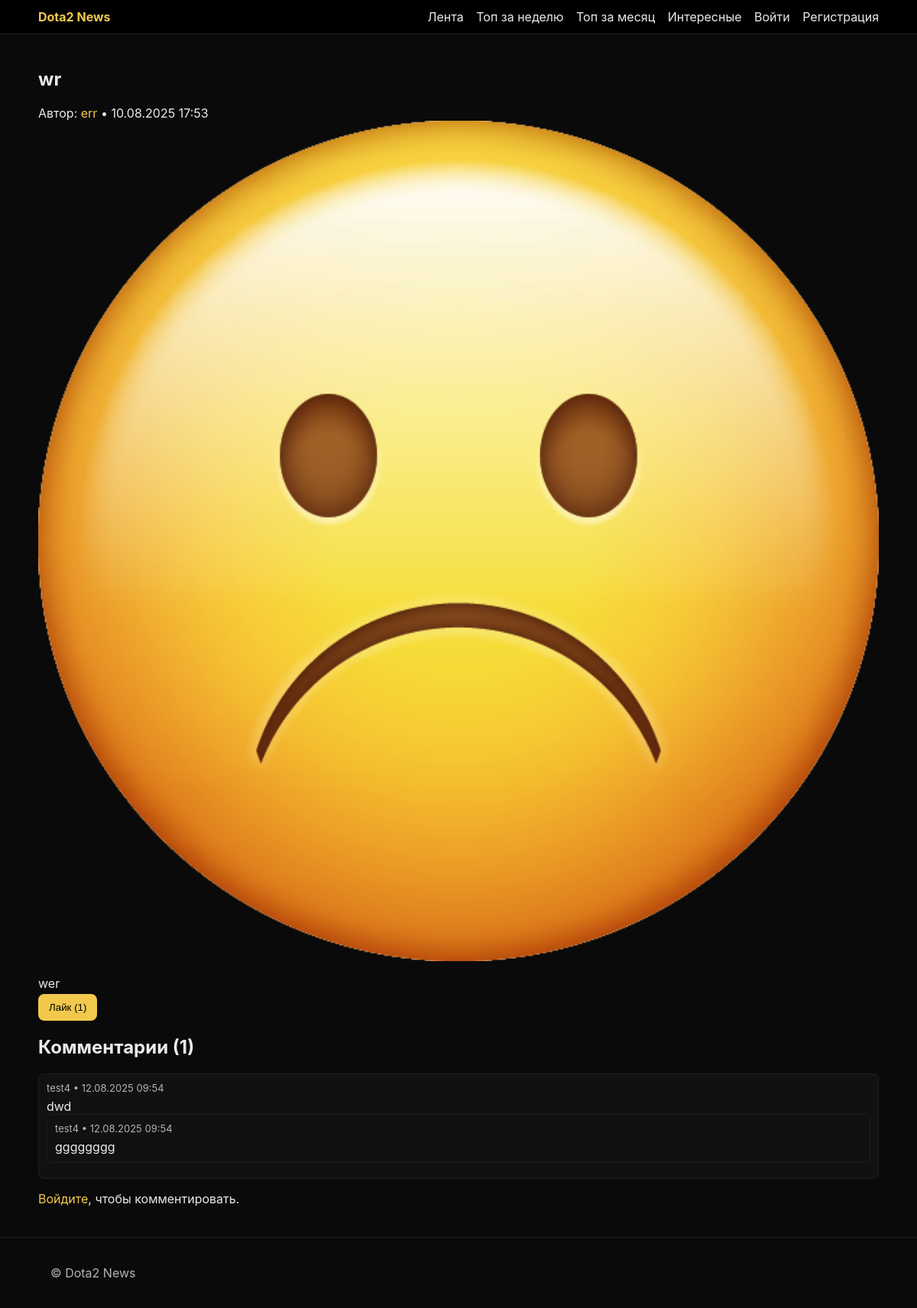
/2025/8/wr-2/, run on the app's committed database.
### news/models.py (models this page shows, shortened)
class Post(models.Model):
    class Status(models.TextChoices):
        DRAFT = 'draft', 'Draft'
        PUBLISHED = 'published', 'Published'
    title = models.CharField(max_length=200)
    slug = models.SlugField()
    summary = models.TextField(blank=True)
    body = models.TextField()
    cover = models.ImageField(upload_to='news/covers/%Y/%m/', blank=True, null=True)
    author = models.ForeignKey(settings.AUTH_USER_MODEL, on_delete=models.CASCADE, related_name='posts')
    status = models.CharField(max_length=10, choices=Status.choices, default=Status.DRAFT, db_index=True)
    published_at = models.DateTimeField(blank=True, null=True, db_index=True)
    created_at = models.DateTimeField(auto_now_add=True)
    updated_at = models.DateTimeField(auto_now=True)
    class Meta:
        indexes = [
            models.Index(fields=['status']),
            models.Index(fields=['published_at']),
            models.Index(fields=['author']),
        ]
        ordering = ['-published_at', '-created_at']

class Comment(models.Model):
    class Status(models.TextChoices):
        VISIBLE = 'visible', 'Visible'
        HIDDEN = 'hidden', 'Hidden'
    post = models.ForeignKey(Post, on_delete=models.CASCADE, related_name='comments', db_index=True)
    parent = models.ForeignKey(
        'self',
        on_delete=models.CASCADE,
        related_name='replies',
        null=True,
        blank=True,
        db_index=True,
    )
    author = models.ForeignKey(settings.AUTH_USER_MODEL, on_delete=models.CASCADE, related_name='comments', db_index=True)
    body = models.TextField()
    status = models.CharField(max_length=10, choices=Status.choices, default=Status.VISIBLE)
    created_at = models.DateTimeField(auto_now_add=True)
    updated_at = models.DateTimeField(auto_now=True)
    class Meta:
        indexes = [
            models.Index(fields=['post', 'created_at']),
            models.Index(fields=['parent', 'created_at']),
        ]
        ordering = ['created_at']

### news/views.py (the view)
# urls.py: path('<int:year>/<int:month>/<slug:slug>/', PostDetailView.as_view(), name='post_detail'),
class PostDetailView(DetailView):
    model = Post
    template_name = 'news/post_detail.html'
    context_object_name = 'post'
    def get_object(self, queryset=None):
        year = self.kwargs['year']
        month = self.kwargs['month']
        slug = self.kwargs['slug']
        post = get_object_or_404(
            Post,
            Q(published_at__year=year, published_at__month=month) | Q(created_at__year=year, created_at__month=month),
            slug=slug,
        )
        if post.status != Post.Status.PUBLISHED and self.request.user != post.author:
            raise Http404
        return post
    def get_context_data(self, **kwargs):
        context = super().get_context_data(**kwargs)
        post = context['post']
        comments = (
            post.comments.filter(status=Comment.Status.VISIBLE, parent__isnull=True)
            .select_related('author')
            .prefetch_related(
                Prefetch(
                    'replies',
                    queryset=Comment.objects.filter(status=Comment.Status.VISIBLE)
                    .select_related('author')
                    .order_by('created_at'),
                )
            )
        )
        context['comments'] = comments
        context['comment_form'] = CommentForm()
        context['likes_count'] = post.likes.count()
        context['user_liked'] = self.request.user.is_authenticated and Like.objects.filter(post=post, user=self.request.user).exists()
        return context

### templates/news/post_detail.html (shortened to what this page needs)
{% extends 'base.html' %}
{% block content %}
<article class="post">
  <h1>{{ post.title }}</h1>
  <div class="meta">Автор: <a href="{% url 'profile_public' post.author.username %}">{{ post.author.username }}</a> • {{ post.published_at|date:'d.m.Y H:i' }}</div>
  {% if post.cover %}
    <div class="cover"><img src="{{ post.cover.url }}" alt="{{ post.title }}"></div>
  {% endif %}
  <div class="body">{{ post.body|safe }}</div>
  <form method="post" action="{% url 'post_like_toggle' post.published_at.year post.published_at.month post.slug %}">
    <button class="btn" type="submit">{% if user_liked %}Убрать лайк{% else %}Лайк{% endif %} ({{ likes_count }})</button>
  </form>
</article>
<section class="comments">
  <h2>Комментарии ({{ comments|length }})</h2>
  {% for c in comments %}
    <div class="comment">
      <div class="comment-meta">{{ c.author.username }} • {{ c.created_at|date:'d.m.Y H:i' }}</div>
      <div class="comment-body">{{ c.body|safe }}</div>
      {% if c.replies.all %}
        <div class="replies">
          {% for r in c.replies.all %}
            <div class="comment reply">
              <div class="comment-meta">{{ r.author.username }} • {{ r.created_at|date:'d.m.Y H:i' }}</div>
              <div class="comment-body">{{ r.body|safe }}</div>
            </div>
          {% endfor %}
        </div>
      {% endif %}
    </div>
  {% empty %}
    <p>Комментариев пока нет.</p>
  {% endfor %}
  {% if user.is_authenticated %}
  <form method="post" action="{% url 'comment_create' post.published_at.year post.published_at.month post.slug %}">
    {% csrf_token %}
    <label for="id_body">Добавить комментарий</label>
    <textarea name="body" id="id_body" rows="4" required></textarea>
    <button class="btn" type="submit">Отправить</button>
  </form>
  {% else %}
    <p><a href="{% url 'login' %}">Войдите</a>, чтобы комментировать.</p>
  {% endif %}
</section>
{% endblock %}

### static/css/base.css (style rules this page uses)
:root { --color-bg: #0A0A0A; --color-surface: #111111; --color-text: #EAEAEA; --color-text-muted: #B3B3B3; --color-primary: #F2C94C; --color-primary-hover: #FFD166; --color-border: #1F1F1F; }
* { box-sizing: border-box; }
body { margin: 0; background: var(--color-bg); color: var(--color-text); font-family: Inter, system-ui, -apple-system, Segoe UI, Roboto, sans-serif; }
a { color: var(--color-primary); text-decoration: none; }
.post .cover img { width: 100%; height: auto; border-radius: 12px; }
.post .body { margin-top: 12px; line-height: 1.7; }
.btn { display: inline-block; background: var(--color-primary); color: #000; border: none; padding: 10px 14px; border-radius: 8px; cursor: pointer; }
.comment { background: var(--color-surface); border: 1px solid var(--color-border); padding: 10px; border-radius: 8px; margin-bottom: 10px; }
.comment .comment-meta { color: var(--color-text-muted); font-size: 13px; margin-bottom: 6px; }

### data on the page
Post: title "wr", author.username "err", published_at "10.08.2025 17:53", cover (picture), body "wer"
Comment: author.username "test4", created_at "12.08.2025 09:54", body "dwd"
Comment: author.username "test4", created_at "12.08.2025 09:54", body "gggggggg"

### other printed values
{{ likes_count }} "1"
{{ comments|length }} "1"
